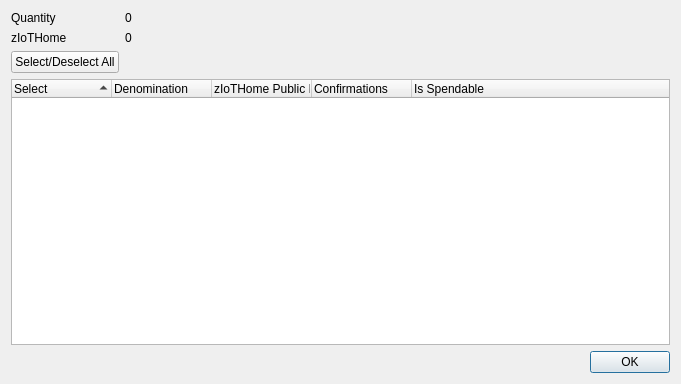
<?xml version="1.0" encoding="UTF-8"?>
<ui version="4.0">
 <class>ZIoTHomeControlDialog</class>
 <widget class="QDialog" name="ZIoTHomeControlDialog">
  <property name="geometry">
   <rect>
    <x>0</x>
    <y>0</y>
    <width>681</width>
    <height>384</height>
   </rect>
  </property>
  <property name="minimumSize">
   <size>
    <width>681</width>
    <height>384</height>
   </size>
  </property>
  <property name="windowTitle">
   <string>Select zIoTHome to Spend</string>
  </property>
  <layout class="QGridLayout" name="gridLayout">
   <item row="0" column="0">
    <layout class="QFormLayout" name="formLayout">
     <property name="sizeConstraint">
      <enum>QLayout::SetDefaultConstraint</enum>
     </property>
     <item row="0" column="0">
      <widget class="QLabel" name="labelQuantity">
       <property name="text">
        <string>Quantity</string>
       </property>
      </widget>
     </item>
     <item row="0" column="1">
      <widget class="QLabel" name="labelQuantity_int">
       <property name="text">
        <string>0</string>
       </property>
      </widget>
     </item>
     <item row="1" column="0">
      <widget class="QLabel" name="labelZIoTHome">
       <property name="text">
        <string>zIoTHome</string>
       </property>
      </widget>
     </item>
     <item row="1" column="1">
      <widget class="QLabel" name="labelZIoTHome_int">
       <property name="text">
        <string>0</string>
       </property>
      </widget>
     </item>
     <item row="2" column="0">
      <widget class="QPushButton" name="pushButtonAll">
       <property name="text">
        <string>Select/Deselect All</string>
       </property>
      </widget>
     </item>
    </layout>
   </item>
   <item row="1" column="0">
    <layout class="QVBoxLayout" name="verticalLayout">
     <item>
      <widget class="QTreeWidget" name="treeWidget">
       <property name="minimumSize">
        <size>
         <width>0</width>
         <height>250</height>
        </size>
       </property>
       <property name="alternatingRowColors">
        <bool>true</bool>
       </property>
       <property name="sortingEnabled">
        <bool>true</bool>
       </property>
       <property name="columnCount">
        <number>5</number>
       </property>
       <attribute name="headerDefaultSectionSize">
        <number>100</number>
       </attribute>
       <column>
        <property name="text">
         <string notr="true">Select</string>
        </property>
       </column>
       <column>
        <property name="text">
         <string notr="true">Denomination</string>
        </property>
       </column>
       <column>
        <property name="text">
         <string notr="true">zIoTHome Public ID</string>
        </property>
       </column>
       <column>
        <property name="text">
         <string notr="true">Confirmations</string>
        </property>
       </column>
       <column>
        <property name="text">
         <string>Is Spendable</string>
        </property>
       </column>
      </widget>
     </item>
     <item>
      <widget class="QDialogButtonBox" name="buttonBox">
       <property name="orientation">
        <enum>Qt::Horizontal</enum>
       </property>
       <property name="standardButtons">
        <set>QDialogButtonBox::Ok</set>
       </property>
      </widget>
     </item>
    </layout>
   </item>
  </layout>
 </widget>
 <resources/>
 <connections>
  <connection>
   <sender>buttonBox</sender>
   <signal>accepted()</signal>
   <receiver>ZIoTHomeControlDialog</receiver>
   <slot>accept()</slot>
   <hints>
    <hint type="sourcelabel">
     <x>248</x>
     <y>254</y>
    </hint>
    <hint type="destinationlabel">
     <x>157</x>
     <y>274</y>
    </hint>
   </hints>
  </connection>
  <connection>
   <sender>buttonBox</sender>
   <signal>rejected()</signal>
   <receiver>ZIoTHomeControlDialog</receiver>
   <slot>reject()</slot>
   <hints>
    <hint type="sourcelabel">
     <x>316</x>
     <y>260</y>
    </hint>
    <hint type="destinationlabel">
     <x>286</x>
     <y>274</y>
    </hint>
   </hints>
  </connection>
 </connections>
</ui>
